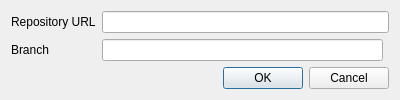
<?xml version="1.0" encoding="UTF-8"?>
<ui version="4.0">
 <class>AddCustomRepositoryDialog</class>
 <widget class="QDialog" name="AddCustomRepositoryDialog">
  <property name="geometry">
   <rect>
    <x>0</x>
    <y>0</y>
    <width>400</width>
    <height>95</height>
   </rect>
  </property>
  <property name="windowTitle">
   <string>Custom Repository</string>
  </property>
  <layout class="QGridLayout" name="gridLayout">
   <item row="0" column="0">
    <widget class="QLabel" name="label">
     <property name="text">
      <string>Repository URL</string>
     </property>
    </widget>
   </item>
   <item row="0" column="1" colspan="2">
    <widget class="QLineEdit" name="urlLineEdit"/>
   </item>
   <item row="1" column="0">
    <widget class="QLabel" name="label_2">
     <property name="text">
      <string>Branch</string>
     </property>
    </widget>
   </item>
   <item row="2" column="0" colspan="3">
    <widget class="QDialogButtonBox" name="buttonBox">
     <property name="orientation">
      <enum>Qt::Horizontal</enum>
     </property>
     <property name="standardButtons">
      <set>QDialogButtonBox::Cancel|QDialogButtonBox::Ok</set>
     </property>
    </widget>
   </item>
   <item row="1" column="1">
    <widget class="QLineEdit" name="branchLineEdit"/>
   </item>
  </layout>
 </widget>
 <resources/>
 <connections>
  <connection>
   <sender>buttonBox</sender>
   <signal>accepted()</signal>
   <receiver>AddCustomRepositoryDialog</receiver>
   <slot>accept()</slot>
   <hints>
    <hint type="sourcelabel">
     <x>248</x>
     <y>254</y>
    </hint>
    <hint type="destinationlabel">
     <x>157</x>
     <y>274</y>
    </hint>
   </hints>
  </connection>
  <connection>
   <sender>buttonBox</sender>
   <signal>rejected()</signal>
   <receiver>AddCustomRepositoryDialog</receiver>
   <slot>reject()</slot>
   <hints>
    <hint type="sourcelabel">
     <x>316</x>
     <y>260</y>
    </hint>
    <hint type="destinationlabel">
     <x>286</x>
     <y>274</y>
    </hint>
   </hints>
  </connection>
 </connections>
</ui>
